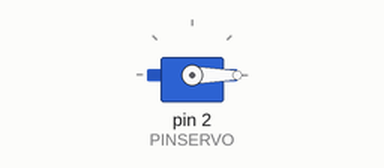
Recording of a sketch running on a simulated Arduino Uno, built with avr-gcc and run on an emulated ATmega328P. On the bench: servo.

Above: at 0.05 s.
At 10.0 s:
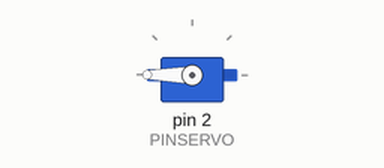
Timing chart, 0 to 13.0 s (numbered marks = the images above):
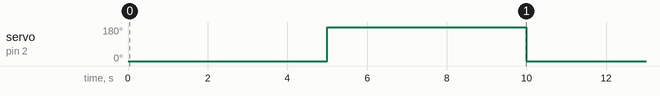

Measured:
- by itself, servo on pin 2 (PINSERVO): alternates 180° for 5.0 s and 0° for 5.0 s

The sketch:

Servomotor.ino
```cpp
// Importem la llibreria per al control del servomotor
#include <Servo.h>

// Creem un objecte de la classe Servo que representarà al servomotor
Servo servo;

int PINSERVO = 2;

void setup() {
  // Inicialitzem el servomotor
  servo.attach(PINSERVO);
}

void loop() {
  servo.write(0);     // Servo a 0º
  delay(5000);
  servo.write(180);   // Servo a 180º
  delay(5000);
}
```
